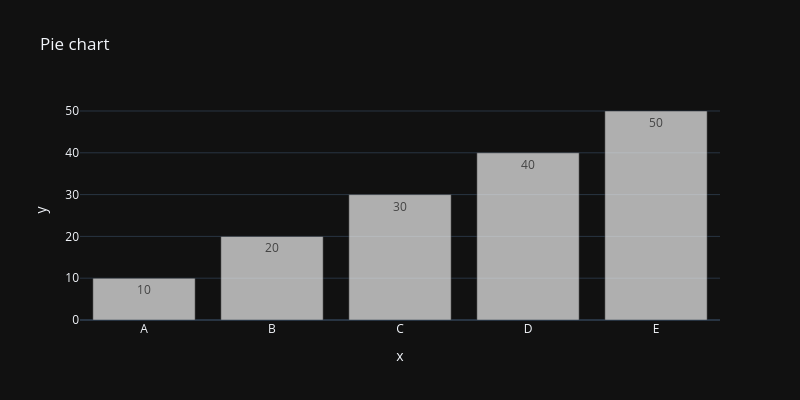

Notebook code for this chart:
### Code cell
labels=['A','B','C','D','E']
values=[10,20,30,40,50]
fig=px.bar(x=labels,y=values,title='Pie chart',template='plotly_dark',
           width=800,height=400,opacity=0.7,
           color_discrete_sequence=px.colors.qualitative.Pastel1_r,
           labels={'name':'Categories','values':'Values'},text=values)
fig.show()

### Figure 1 — Plotly figure (JSON) as saved in the notebook; plotly's stock layout.template omitted (floating-point values rounded to 4 significant figures)
{"data": [{"alignmentgroup": "True", "hovertemplate": "x=%{x}<br>y=%{y}<br>text=%{text}<extra></extra>", "legendgroup": "", "marker": {"color": "rgb(242,242,242)", "opacity": 0.7, "pattern": {"shape": ""}}, "name": "", "offsetgroup": "", "orientation": "v", "showlegend": false, "text": [10, 20, 30, 40, 50], "textposition": "auto", "type": "bar", "x": ["A", "B", "C", "D", "E"], "xaxis": "x", "y": [10, 20, 30, 40, 50], "yaxis": "y"}], "layout": {"barmode": "relative", "height": 400, "legend": {"tracegroupgap": 0}, "title": {"text": "Pie chart"}, "width": 800, "xaxis": {"anchor": "y", "domain": [0, 1], "title": {"text": "x"}}, "yaxis": {"anchor": "x", "domain": [0, 1], "title": {"text": "y"}}}}
